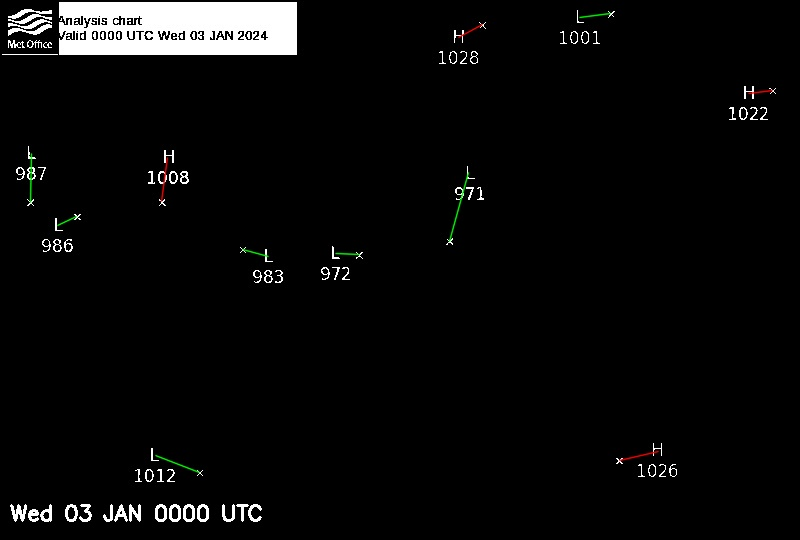
#> input picture debug/0000_UTC_Wed_03_JAN_mask_connections.jpg, 800 x 540 px
$ python -i main_spotter.py   (imports and definitions only)
#> lines starting #> are read from the running program, lines starting #| are printed output that depends on the picture; after the words box and inside, x2 and y2 are one past the last pixel; in counts of white or black regions, pixels touching at a corner belong together
### x_spotter.py
import cv2
import numpy as np

def detect_x_markers(img, white_mask, existing_x_positions=None):
    if existing_x_positions is None:
        existing_x_positions = []

    kernel = np.ones((3, 3), np.uint8)
    eroded = cv2.erode(white_mask, kernel, iterations=1)
    dilated = cv2.dilate(eroded, kernel, iterations=1)

    contours, _ = cv2.findContours(dilated, cv2.RETR_EXTERNAL, cv2.CHAIN_APPROX_SIMPLE)
    x_markers = []

    x_debug_img = cv2.cvtColor(white_mask, cv2.COLOR_GRAY2BGR)

    for contour in contours:
        area = cv2.contourArea(contour)
        if area < 5 or area > 100:
            continue

        x, y, w, h = cv2.boundingRect(contour)
        center_x = x + w//2
        center_y = y + h//2

        is_duplicate = False
        for ex_x, ex_y in existing_x_positions:
            if ((center_x - ex_x)**2 + (center_y - ex_y)**2) < 100:
                is_duplicate = True
                break
        if is_duplicate:
            continue

        height, width = white_mask.shape
        border_margin = 10
        if (center_x < border_margin or center_x > width - border_margin or
            center_y < border_margin or center_y > height - border_margin):
            continue

        aspect_ratio = float(w) / h if h > 0 else 0
        if 0.5 <= aspect_ratio <= 2.0:
            roi = white_mask[y:y+h, x:x+w]
            white_ratio = cv2.countNonZero(roi) / (w * h) if (w * h) > 0 else 0

            if 0.2 <= white_ratio <= 0.8:
                x_markers.append({
                    'position': (center_x, center_y),
                    'associated_to': None,
                    'is_l': None,
                    'text': 'X (shape)',
                    'bbox': (x, y, w, h)
                })

                cv2.rectangle(x_debug_img, (x, y), (x+w, y+h), (0, 255, 0), 1)
                cv2.circle(x_debug_img, (center_x, center_y), 5, (0, 0, 255), -1)

    return x_markers

def detect_small_connected_components(white_mask, existing_x_positions=None):
    if existing_x_positions is None:
        existing_x_positions = []

    sensitive_mask = white_mask.copy()
    sensitive_mask = cv2.GaussianBlur(sensitive_mask, (3, 3), 0)
    _, sensitive_mask = cv2.threshold(sensitive_mask, 100, 255, cv2.THRESH_BINARY)

    num_labels, labels, stats, centroids = cv2.connectedComponentsWithStats(white_mask, connectivity=8)

    sensitive_labels, sensitive_stats, sensitive_centroids = None, None, None
    try:
        sensitive_num_labels, sensitive_labels, sensitive_stats, sensitive_centroids = cv2.connectedComponentsWithStats(sensitive_mask, connectivity=8)
    except:
        sensitive_num_labels, sensitive_labels, sensitive_stats, sensitive_centroids = num_labels, labels, stats, centroids

    cc_debug_img = cv2.cvtColor(white_mask, cv2.COLOR_GRAY2BGR)
    sensitive_debug_img = cv2.cvtColor(sensitive_mask, cv2.COLOR_GRAY2BGR)
    cc_x_markers = []

    def process_components(num_components, component_stats, component_centroids, is_sensitive=False):
        markers_found = []
        for i in range(1, num_components):
            area = component_stats[i, cv2.CC_STAT_AREA]
            min_area = 2 if is_sensitive else 5
            max_area = 150 if is_sensitive else 100
            if area < min_area or area > max_area:
                continue

            center_x = int(component_centroids[i][0])
            center_y = int(component_centroids[i][1])
            x = component_stats[i, cv2.CC_STAT_LEFT]
            y = component_stats[i, cv2.CC_STAT_TOP]
            w = component_stats[i, cv2.CC_STAT_WIDTH]
            h = component_stats[i, cv2.CC_STAT_HEIGHT]

            aspect_ratio = w / h if h > 0 else 0
            min_ratio = 0.3 if is_sensitive else 0.5
            max_ratio = 3.0 if is_sensitive else 2.0
            if aspect_ratio < min_ratio or aspect_ratio > max_ratio:
                continue

            height, width = white_mask.shape
            border_margin = 5 if is_sensitive else 10
            if (center_x < border_margin or center_x > width - border_margin or
                center_y < border_margin or center_y > height - border_margin):
                continue

            is_duplicate = False
            duplicate_threshold = 200 if is_sensitive else 100
            for ex_x, ex_y in existing_x_positions + [(m['position'][0], m['position'][1]) for m in markers_found]:
                if ((center_x - ex_x)**2 + (center_y - ex_y)**2) < duplicate_threshold:
                    is_duplicate = True
                    break
            if is_duplicate:
                continue

            marker_type = 'X (Sensitive)' if is_sensitive else 'X (CC)'
            color = (0, 255, 255) if is_sensitive else (255, 0, 255)

            if area < 10 and is_sensitive:
                nearby_radius = 15
                roi_x1 = max(0, center_x - nearby_radius)
                roi_x2 = min(width, center_x + nearby_radius)
                roi_y1 = max(0, center_y - nearby_radius)
                roi_y2 = min(height, center_y + nearby_radius)

                roi = white_mask[roi_y1:roi_y2, roi_x1:roi_x2]
                if np.sum(roi) > 0:
                    marker_type = 'X (Distorted)'
                    color = (0, 160, 255)

            markers_found.append({
                'position': (center_x, center_y),
                'associated_to': None,
                'is_l': None,
                'text': marker_type,
                'bbox': (x, y, w, h)
            })

            debug_img = sensitive_debug_img if is_sensitive else cc_debug_img
            cv2.rectangle(debug_img, (x, y), (x+w, y+h), color, 1)
            cv2.circle(debug_img, (center_x, center_y), 4, color, -1)

        return markers_found

    cc_x_markers.extend(process_components(num_labels, stats, centroids))

    if sensitive_labels is not None:
        cc_x_markers.extend(process_components(sensitive_num_labels, sensitive_stats, sensitive_centroids, True))

    return cc_x_markers

def find_isolated_x_markers(sensitive_mask, existing_x_positions=None):
    if existing_x_positions is None:
        existing_x_positions = []

    isolated_x_markers = []
    height, width = sensitive_mask.shape

    isolated_debug_img = cv2.cvtColor(sensitive_mask, cv2.COLOR_GRAY2BGR)

    header_height = int(height * 0.12)
    header_width = int(width * 0.40)

    for y in range(0, height, 5):
        for x in range(0, width, 5):
            if y < header_height and x < header_width:
                continue

            region_size = 10
            x1 = max(0, x - region_size//2)
            x2 = min(width, x + region_size//2)
            y1 = max(0, y - region_size//2)
            y2 = min(height, y + region_size//2)

            region = sensitive_mask[y1:y2, x1:x2]
            if np.sum(region) > 0:
                center_x = (x1 + x2) // 2
                center_y = (y1 + y2) // 2

                is_duplicate = False
                for ex_x, ex_y in existing_x_positions:
                    if ((center_x - ex_x)**2 + (center_y - ex_y)**2) < 400:
                        is_duplicate = True
                        break

                if not is_duplicate:
                    isolated_x_markers.append({
                        'position': (center_x, center_y),
                        'associated_to': None,
                        'is_l': None,
                        'text': 'X (Isolated)',
                        'bbox': (x1, y1, x2-x1, y2-y1)
                    })

                    cv2.rectangle(isolated_debug_img, (x1, y1), (x2, y2), (0, 0, 255), 1)
                    cv2.circle(isolated_debug_img, (center_x, center_y), 3, (0, 0, 255), -1)

                    existing_x_positions.append((center_x, center_y))

    return isolated_x_markers

### LH_spotter.py
import cv2
import numpy as np
import re
import easyocr
import math
import time
from collections import defaultdict

reader = None
LH_ABOVE_PRESSURE_DISTANCE = 20  # L/H is exactly 20px above pressure

def get_ocr_reader():
    global reader
    if reader is None:
        reader = easyocr.Reader(['en'])
    return reader

def calculate_distance(pos1, pos2):
    return math.sqrt((pos1[0] - pos2[0])**2 + (pos1[1] - pos2[1])**2)

def detect_lh_markers(img, header_mask=None):
    start_time = time.time()
    reader = get_ocr_reader()
    height, width = img.shape[:2]

    # Basic image preprocessing
    gray = cv2.cvtColor(img, cv2.COLOR_BGR2GRAY)
    _, thresh = cv2.threshold(gray, 120, 255, cv2.THRESH_BINARY)

    # Apply header mask if provided
    masked_thresh = cv2.bitwise_and(thresh, thresh, mask=header_mask) if header_mask is not None else thresh

    debug_img = img.copy()
    l_markers = []
    h_markers = []
    pressure_values = []

    # Step 1: Find all pressure values (3-4 digit numbers around 1000)
    print("\nStep 1: Detecting pressure values...")
    try:
        num_results = reader.readtext(img, allowlist='0123456789', text_threshold=0.3)

        for (bbox, text, prob) in num_results:
            if prob < 0.3 or not re.match(r'^\d{3,4}$', text):
                continue

            value = int(text)
            if 950 <= value <= 1050:
                (top_left, top_right, bottom_right, bottom_left) = bbox
                center_x = int((top_left[0] + bottom_right[0]) / 2)
                center_y = int((top_left[1] + bottom_right[1]) / 2)

                # Skip if in masked header area
                if header_mask is not None and center_y < height * 0.11 and center_x < width * 0.38:
                    continue

                # Create rectangle points for drawing
                rect_points = np.array([top_left, top_right, bottom_right, bottom_left], np.int32)
                rect_points = rect_points.reshape((-1, 1, 2))

                pressure_values.append({
                    'value': value,
                    'position': (center_x, center_y),
                    'bbox': bbox,
                    'rect_points': rect_points,
                    'prob': prob,
                    'assigned': False
                })

                # Draw orange rectangle around pressure value
                cv2.polylines(debug_img, [rect_points], True, (0, 165, 255), 2)

                print(f"Detected pressure value {value} at position ({center_x}, {center_y})")
    except Exception as e:
        print(f"Error detecting pressure values: {e}")

    # Step 2: For each pressure value, meticulously scan for L/H markers in 20x20 square above
    print("\nStep 2: Scanning for L/H markers above each pressure value...")
    for pressure in pressure_values:
        px, py = pressure['position']

        # Define search area (20x20 square centered 20px above pressure)
        search_center_x = px
        search_center_y = py - LH_ABOVE_PRESSURE_DISTANCE

        search_size = 20  # Size of search box
        x1 = max(0, search_center_x - search_size//2)
        y1 = max(0, search_center_y - search_size//2)
        x2 = min(width, search_center_x + search_size//2)
        y2 = min(height, search_center_y + search_size//2)

        # Mark search area in debug image with blue rectangle
        cv2.rectangle(debug_img, (x1, y1), (x2, y2), (255, 0, 0), 1)

        marker_rect_points = np.array([[x1, y1], [x2, y1], [x2, y2], [x1, y2]], np.int32).reshape((-1, 1, 2))

        # Extract ROI for detailed search
        roi = img[y1:y2, x1:x2]
        if roi.size == 0:
            continue

        # Prepare the ROI for better detection
        roi_gray = cv2.cvtColor(roi, cv2.COLOR_BGR2GRAY)
        _, roi_thresh = cv2.threshold(roi_gray, 120, 255, cv2.THRESH_BINARY)

        # Try multiple approaches to find L/H marker
        found_marker = None

        # 1. First try OCR with very low threshold
        try:
            results = reader.readtext(roi, allowlist='LH', text_threshold=0.1, paragraph=False)

            # Find the most confident result
            best_prob = 0.1  # Minimum threshold
            best_result = None

            for (bbox, text, prob) in results:
                if prob > best_prob and text in ['L', 'H']:
                    best_prob = prob
                    best_result = (bbox, text, prob)

            # If we found a result, use it
            if best_result:
                bbox, text, prob = best_result
                (top_left, top_right, bottom_right, bottom_left) = bbox
                center_x = int(x1 + (top_left[0] + bottom_right[0]) / 2)
                center_y = int(y1 + (top_left[1] + bottom_right[1]) / 2)

                found_marker = {
                    'position': (center_x, center_y),
                    'text': text.upper(),
                    'bbox': [(x1 + p[0], y1 + p[1]) for p in bbox],
                    'prob': prob,
                    'value': pressure['value'],
                    'marker_rect_points': marker_rect_points,
                    'pressure_position': pressure['position'],
                    'pressure_rect_points': pressure['rect_points']
                }
                print(f"Found {text} marker at {found_marker['position']} above pressure {pressure['value']} (prob: {prob:.2f})")
        except Exception as e:
            print(f"OCR error in search area for pressure {pressure['value']}: {e}")

        # 2. If OCR failed, analyze the binary pattern in the region
        if not found_marker:
            # Count white and black pixels in different regions
            left_half = roi_thresh[:, :roi_thresh.shape[1]//2]
            right_half = roi_thresh[:, roi_thresh.shape[1]//2:]

            left_white = cv2.countNonZero(left_half)
            right_white = cv2.countNonZero(right_half)

            # L has more white pixels on the left and bottom
            # H has more balanced white pixels and vertical strokes

            # Simple heuristic: if left half has significantly more white pixels, it's likely L
            text = 'L' if left_white > right_white * 1.5 else 'H'

            # Use analysis result
            found_marker = {
                'position': (search_center_x, search_center_y),  # Center of search area
                'text': text,
                'prob': 0.5,  # Medium confidence
                'value': pressure['value'],
                'marker_rect_points': marker_rect_points,
                'pressure_position': pressure['position'],
                'pressure_rect_points': pressure['rect_points'],
                'pattern_analyzed': True
            }
            print(f"Pattern analysis suggests {text} above pressure {pressure['value']} (L:R white pixel ratio = {left_white/max(1, right_white):.2f})")

        # Add the marker to the appropriate list
        if found_marker['text'] == 'L':
            l_markers.append(found_marker)
            # Draw green L marker with yellow square
            cv2.circle(debug_img, found_marker['position'], 12, (0, 255, 0), 2)
            cv2.rectangle(debug_img,
                         (found_marker['position'][0] - 10, found_marker['position'][1] - 10),
                         (found_marker['position'][0] + 10, found_marker['position'][1] + 10),
                         (0, 255, 255), 2)
            cv2.putText(debug_img, "L", (found_marker['position'][0] - 5, found_marker['position'][1] + 5),
                       cv2.FONT_HERSHEY_SIMPLEX, 0.7, (0, 255, 0), 2)
        else:
            h_markers.append(found_marker)
            # Draw red H marker with yellow square
            cv2.circle(debug_img, found_marker['position'], 12, (0, 0, 255), 2)
            cv2.rectangle(debug_img,
                         (found_marker['position'][0] - 10, found_marker['position'][1] - 10),
                         (found_marker['position'][0] + 10, found_marker['position'][1] + 10),
                         (0, 255, 255), 2)
            cv2.putText(debug_img, "H", (found_marker['position'][0] - 5, found_marker['position'][1] + 5),
                       cv2.FONT_HERSHEY_SIMPLEX, 0.7, (0, 0, 255), 2)

        # Draw connection to pressure
        color = (0, 255, 0) if found_marker['text'] == 'L' else (0, 0, 255)
        cv2.line(debug_img, found_marker['position'], pressure['position'], color, 2)
        pressure['assigned'] = True

    # Summary of detected systems
    print("\nSummary of detected L/H systems:")
    for i, marker in enumerate(l_markers):
        confidence = "pattern analysis" if marker.get('pattern_analyzed', False) else f"OCR prob: {marker['prob']:.2f}"
        print(f"L system {i+1}: L at {marker['position']}, pressure {marker['value']} at {marker['pressure_position']} ({confidence})")

    for i, marker in enumerate(h_markers):
        confidence = "pattern analysis" if marker.get('pattern_analyzed', False) else f"OCR prob: {marker['prob']:.2f}"
        print(f"H system {i+1}: H at {marker['position']}, pressure {marker['value']} at {marker['pressure_position']} ({confidence})")

    print(f"\nFinal count: {len(l_markers)} L markers, {len(h_markers)} H markers")
    print(f"Processing time: {time.time() - start_time:.2f} seconds")

    return l_markers, h_markers, masked_thresh, debug_img

# [81 lines left out: function format_output_data, not called in this run]

### main_spotter.py
import cv2
import numpy as np
import os
import csv
import argparse
from PIL import Image

# Import from the other modules
from x_spotter import detect_x_markers, detect_small_connected_components, find_isolated_x_markers
from LH_spotter import detect_lh_markers, format_output_data
from connector import connect_x_markers_to_lh, create_connection_image, update_output_data

# [23 lines left out: function parse_filename_date, not called in this run]

def detect_weather_elements(image_path, debug=False):
    """
    Main function to detect weather elements in an image

    Parameters:
        image_path (str): Path to the image file
        debug (bool): Enable debug output

    Returns:
        tuple: (result_img, output_data, debug_img, date_info)
    """
#> called with debug = False
    # Extract the filename for timestamp information
    filename = os.path.basename(image_path)
    mask_name = os.path.splitext(filename)[0]

    # Load the image
    img = cv2.imread(image_path)
#> img is the input picture: shape (540, 800, 3); mean B, G, R 9.6, 9.8, 9.7
    if img is None:
        try:
            pil_img = Image.open(image_path)
            img = np.array(pil_img.convert('RGB'))
            img = cv2.cvtColor(img, cv2.COLOR_RGB2BGR)
        except Exception as e:
            raise Exception(f"Failed to load image: {e}")

    # Create result and debug images
    result_img = img.copy()
    debug_img = img.copy()

    # Create header mask - set header area to black in the mask
    height, width = img.shape[:2]
    header_height = int(height * 0.11)
    header_width = int(width * 0.38)

    header_mask = np.ones((height, width), dtype=np.uint8) * 255
    header_mask[0:header_height, 0:header_width] = 0

    # Apply the header mask to the image to make header area black
    masked_img = cv2.bitwise_and(img, img, mask=header_mask)
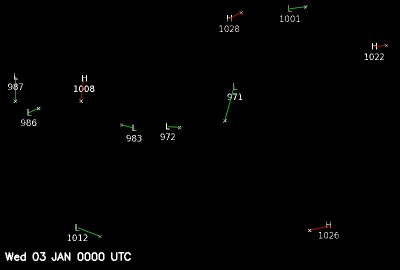
#> masked_img: shape (540, 800, 3) (shown at 1/2 size); mean B, G, R 2.3, 2.5, 2.4

    # Detect X markers
    gray = cv2.cvtColor(masked_img, cv2.COLOR_BGR2GRAY)
    _, white_mask = cv2.threshold(gray, 120, 255, cv2.THRESH_BINARY)
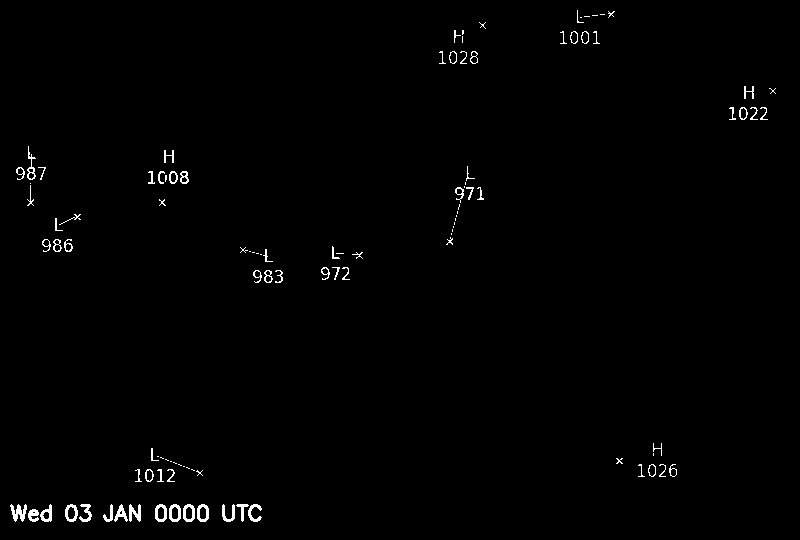
#> white_mask: shape (540, 800); 0.93% white in thin lines or dots

    x_markers = []
    existing_x_positions = []

    # Detect X markers using shape-based methods
    shape_based_x_markers = detect_x_markers(masked_img, white_mask, existing_x_positions)
#> in detect_x_markers, `eroded = cv2.erode(white_mask, kernel, iterations=1)`:
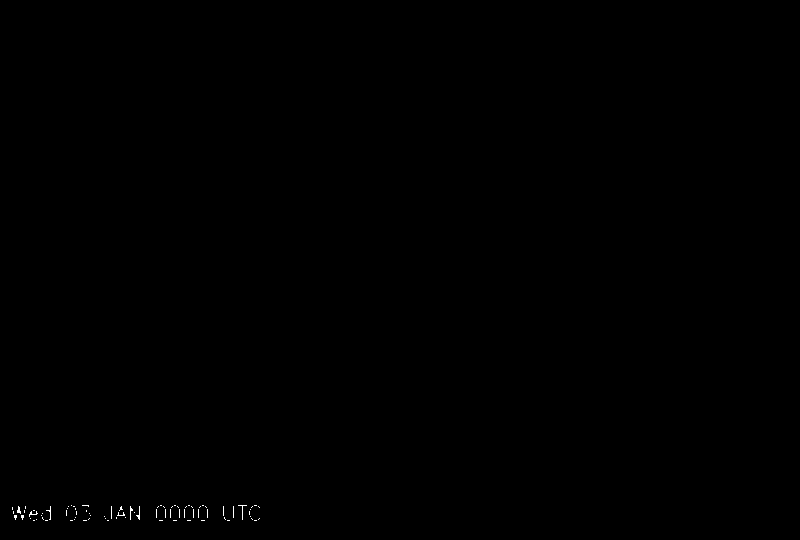
#> eroded: shape (540, 800); 0.1% white in thin lines or dots, all inside (x1, y1, x2, y2) = (12, 505, 260, 521)
#> in detect_x_markers, `dilated = cv2.dilate(eroded, kernel, iterations=1)`:
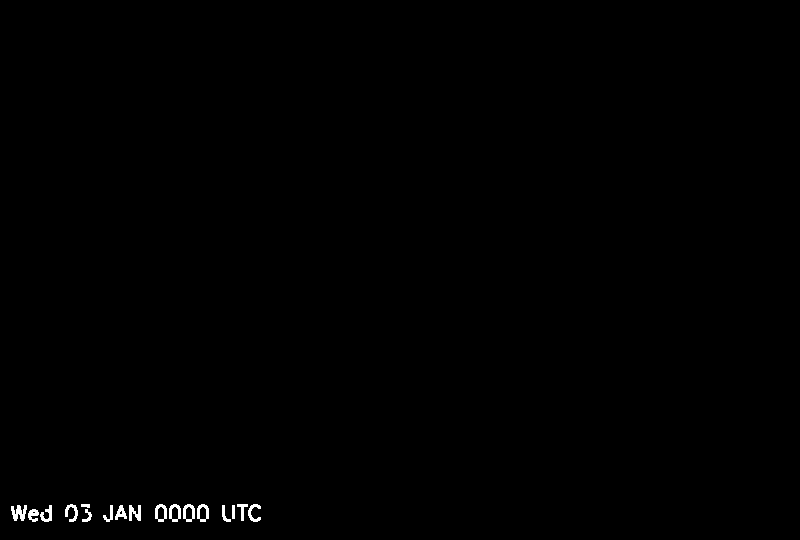
#> dilated: shape (540, 800); 0.37% white; 17 white regions
#> in detect_x_markers, `contours, _ = cv2.findContours(dilated, cv2.RETR_EXTERNAL, cv2.CHAIN_A..`: contours = 17 contours, 1 with area under 20; largest, box (x1, y1, x2, y2) and area: (197, 504, 209, 522) 157, (183, 504, 195, 522) 157, (169, 504, 181, 522) 157, (155, 504, 167, 522) 157, (11, 505, 27, 521) 116
#> (the rest of the program and of its run is left out)
